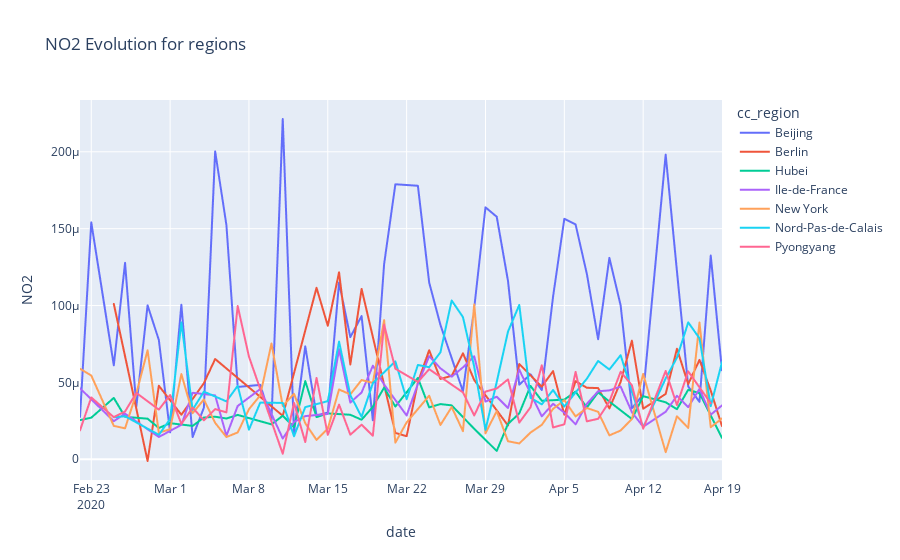

Notebook code cell kept with this figure:
### Code cell
ls=["Ile-de-France","Nord-Pas-de-Calais","Pyongyang","Hubei", "New York","Beijing", "Berlin"]
fig = px.line(df_NO2_group[[elem in ls for elem in df_NO2_group.cc_region]], y="NO2", x="date", color="cc_region", title="NO2 Evolution for regions", render_mode="webgl")
fig.show()
